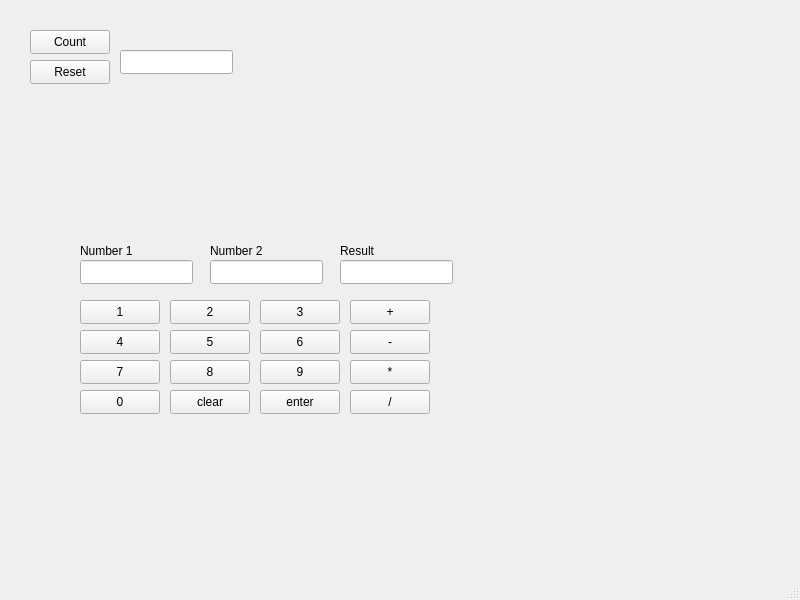
<?xml version="1.0" encoding="UTF-8"?>
<ui version="4.0">
 <class>MainWindow</class>
 <widget class="QMainWindow" name="MainWindow">
  <property name="geometry">
   <rect>
    <x>0</x>
    <y>0</y>
    <width>800</width>
    <height>600</height>
   </rect>
  </property>
  <property name="windowTitle">
   <string>MainWindow</string>
  </property>
  <widget class="QWidget" name="centralwidget">
   <widget class="QPushButton" name="btnCount">
    <property name="geometry">
     <rect>
      <x>30</x>
      <y>30</y>
      <width>80</width>
      <height>24</height>
     </rect>
    </property>
    <property name="text">
     <string>Count</string>
    </property>
   </widget>
   <widget class="QPushButton" name="btnReset">
    <property name="geometry">
     <rect>
      <x>30</x>
      <y>60</y>
      <width>80</width>
      <height>24</height>
     </rect>
    </property>
    <property name="text">
     <string>Reset</string>
    </property>
   </widget>
   <widget class="QLineEdit" name="lineEdit">
    <property name="geometry">
     <rect>
      <x>120</x>
      <y>50</y>
      <width>113</width>
      <height>24</height>
     </rect>
    </property>
   </widget>
   <widget class="QLabel" name="label">
    <property name="geometry">
     <rect>
      <x>80</x>
      <y>240</y>
      <width>71</width>
      <height>21</height>
     </rect>
    </property>
    <property name="text">
     <string>Number 1</string>
    </property>
   </widget>
   <widget class="QLabel" name="label_2">
    <property name="geometry">
     <rect>
      <x>210</x>
      <y>240</y>
      <width>71</width>
      <height>21</height>
     </rect>
    </property>
    <property name="text">
     <string>Number 2</string>
    </property>
   </widget>
   <widget class="QLabel" name="label_3">
    <property name="geometry">
     <rect>
      <x>340</x>
      <y>240</y>
      <width>71</width>
      <height>21</height>
     </rect>
    </property>
    <property name="text">
     <string>Result</string>
    </property>
   </widget>
   <widget class="QLineEdit" name="num1">
    <property name="geometry">
     <rect>
      <x>80</x>
      <y>260</y>
      <width>113</width>
      <height>24</height>
     </rect>
    </property>
   </widget>
   <widget class="QLineEdit" name="num2">
    <property name="geometry">
     <rect>
      <x>210</x>
      <y>260</y>
      <width>113</width>
      <height>24</height>
     </rect>
    </property>
   </widget>
   <widget class="QLineEdit" name="result">
    <property name="geometry">
     <rect>
      <x>340</x>
      <y>260</y>
      <width>113</width>
      <height>24</height>
     </rect>
    </property>
   </widget>
   <widget class="QPushButton" name="N1">
    <property name="geometry">
     <rect>
      <x>80</x>
      <y>300</y>
      <width>80</width>
      <height>24</height>
     </rect>
    </property>
    <property name="text">
     <string>1</string>
    </property>
   </widget>
   <widget class="QPushButton" name="N2">
    <property name="geometry">
     <rect>
      <x>170</x>
      <y>300</y>
      <width>80</width>
      <height>24</height>
     </rect>
    </property>
    <property name="text">
     <string>2</string>
    </property>
   </widget>
   <widget class="QPushButton" name="N3">
    <property name="geometry">
     <rect>
      <x>260</x>
      <y>300</y>
      <width>80</width>
      <height>24</height>
     </rect>
    </property>
    <property name="text">
     <string>3</string>
    </property>
   </widget>
   <widget class="QPushButton" name="add">
    <property name="geometry">
     <rect>
      <x>350</x>
      <y>300</y>
      <width>80</width>
      <height>24</height>
     </rect>
    </property>
    <property name="text">
     <string>+</string>
    </property>
   </widget>
   <widget class="QPushButton" name="N4">
    <property name="geometry">
     <rect>
      <x>80</x>
      <y>330</y>
      <width>80</width>
      <height>24</height>
     </rect>
    </property>
    <property name="text">
     <string>4</string>
    </property>
   </widget>
   <widget class="QPushButton" name="N5">
    <property name="geometry">
     <rect>
      <x>170</x>
      <y>330</y>
      <width>80</width>
      <height>24</height>
     </rect>
    </property>
    <property name="text">
     <string>5</string>
    </property>
   </widget>
   <widget class="QPushButton" name="N6">
    <property name="geometry">
     <rect>
      <x>260</x>
      <y>330</y>
      <width>80</width>
      <height>24</height>
     </rect>
    </property>
    <property name="text">
     <string>6</string>
    </property>
   </widget>
   <widget class="QPushButton" name="sub">
    <property name="geometry">
     <rect>
      <x>350</x>
      <y>330</y>
      <width>80</width>
      <height>24</height>
     </rect>
    </property>
    <property name="text">
     <string>-</string>
    </property>
   </widget>
   <widget class="QPushButton" name="N7">
    <property name="geometry">
     <rect>
      <x>80</x>
      <y>360</y>
      <width>80</width>
      <height>24</height>
     </rect>
    </property>
    <property name="text">
     <string>7</string>
    </property>
   </widget>
   <widget class="QPushButton" name="N8">
    <property name="geometry">
     <rect>
      <x>170</x>
      <y>360</y>
      <width>80</width>
      <height>24</height>
     </rect>
    </property>
    <property name="text">
     <string>8</string>
    </property>
   </widget>
   <widget class="QPushButton" name="N9">
    <property name="geometry">
     <rect>
      <x>260</x>
      <y>360</y>
      <width>80</width>
      <height>24</height>
     </rect>
    </property>
    <property name="text">
     <string>9</string>
    </property>
   </widget>
   <widget class="QPushButton" name="mul">
    <property name="geometry">
     <rect>
      <x>350</x>
      <y>360</y>
      <width>80</width>
      <height>24</height>
     </rect>
    </property>
    <property name="text">
     <string>*</string>
    </property>
   </widget>
   <widget class="QPushButton" name="N0">
    <property name="geometry">
     <rect>
      <x>80</x>
      <y>390</y>
      <width>80</width>
      <height>24</height>
     </rect>
    </property>
    <property name="text">
     <string>0</string>
    </property>
   </widget>
   <widget class="QPushButton" name="clear">
    <property name="geometry">
     <rect>
      <x>170</x>
      <y>390</y>
      <width>80</width>
      <height>24</height>
     </rect>
    </property>
    <property name="text">
     <string>clear</string>
    </property>
   </widget>
   <widget class="QPushButton" name="enter">
    <property name="geometry">
     <rect>
      <x>260</x>
      <y>390</y>
      <width>80</width>
      <height>24</height>
     </rect>
    </property>
    <property name="text">
     <string>enter</string>
    </property>
   </widget>
   <widget class="QPushButton" name="div">
    <property name="geometry">
     <rect>
      <x>350</x>
      <y>390</y>
      <width>80</width>
      <height>24</height>
     </rect>
    </property>
    <property name="text">
     <string>/</string>
    </property>
   </widget>
  </widget>
  <widget class="QMenuBar" name="menubar">
   <property name="geometry">
    <rect>
     <x>0</x>
     <y>0</y>
     <width>800</width>
     <height>21</height>
    </rect>
   </property>
  </widget>
  <widget class="QStatusBar" name="statusbar"/>
 </widget>
 <resources/>
 <connections/>
</ui>
